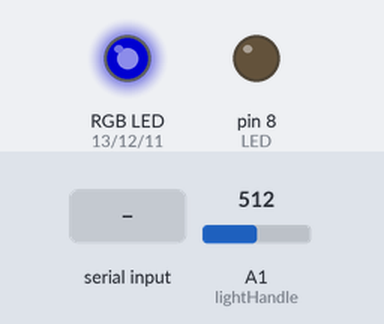
Recording of a sketch running on a simulated Arduino Mega 2560, built with avr-gcc and run on an emulated ATmega2560. On the bench: an RGB LED mixed from three pins (HIGH = lit), output pins drawn as LEDs (lit = HIGH). Inputs (shaded band) come from the test bench; at power-on: A1 (lightHandle) = 512. Dim RGB values are drawn brighter than linear.

Above: at 0.97 s.
1.3 s: "Light\n" received over the second serial link
At 1.9 s:
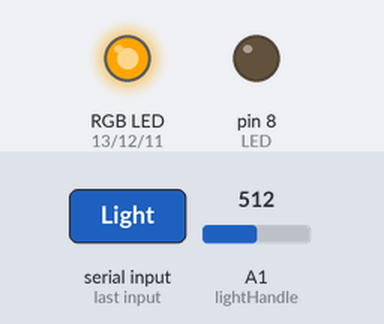
7.3 s: "Light\n" received over the second serial link
At 10.66 s:
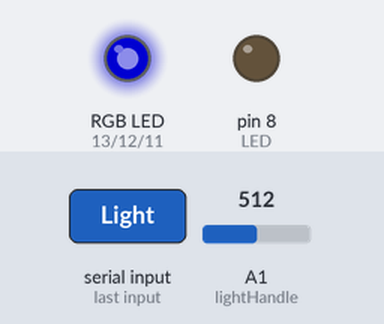
Timing chart, 0 to 16.3 s (numbered marks = the images above; inputs shaded):
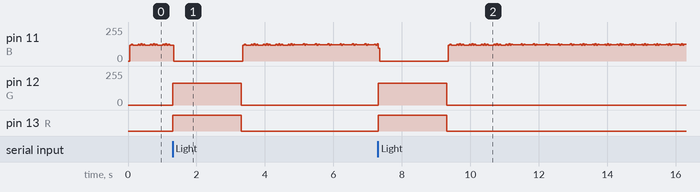

The sketch:

Arduino_Uno.ino
```cpp
#include<SoftwareSerial.h>
#include<Wire.h>
#include<LiquidCrystal_I2C.h>
#include<DHT.h>
#define DHTPIN 4
DHT dht(DHTPIN,DHT11);
#define WaterSensor 2
#define SensorIn A0
#define MoistureSensor A5
#define LED 8
#define R 13
#define G 12
#define B 11
char c;
String dataIn;
String res;
int light=0;
int MoistureValue;

void setup() {
  Serial.begin(57600);
  Serial3.begin(57600);
  pinMode(WaterSensor,OUTPUT);
  pinMode(LED,OUTPUT);
  pinMode(R,OUTPUT);
  pinMode(G,OUTPUT);
  pinMode(B,OUTPUT);
  dht.begin();
}

int waterLevel()
{
  digitalWrite(WaterSensor,HIGH);
  delay(20);
  int value=analogRead(SensorIn);
  digitalWrite(WaterSensor,LOW);
  return value;
  }


void WaterTopic()
  {
    int water=waterLevel();
    res="";
    res+=String(water)+"\n";
    Serial3.println(res);
  }


  void DHT11handle()
  {
    float h=dht.readHumidity();
    float t=dht.readTemperature();
    Serial.print("Humidity:");
    Serial.println(h);
    Serial.print("Temperature:");
    Serial.println(t);
    res="";
    res+=String(h)+" "+String(t)+" \n";
  }

void MoistureTopic()
{ int limit=300;
  MoistureValue=analogRead(MoistureSensor);
  if(MoistureValue<limit)
  {
    Serial3.println("No need water");
  }
  else
  {
    Serial3.println("Need Water");
  }
}

void RGB(int r,int g,int b)
{
  analogWrite(R,r);
  analogWrite(G,g);
  analogWrite(B,b);
}

 void lightHandle()
  {
   light=analogRead(A1);
   if(light<100)
   {
    res+=("Very bright");
    RGB(255,0,0);
   }
   else if(light<200)
   {
    res+=("Bright");
    RGB(0,0,255);
   }
   else if(light<500)
   {
    res+=("Light");
    RGB(60,179,113);
   }
   else if(light<800)
   {
    res+=("Dim");
    RGB(255,165,0);
   }
   else
   {
    res+=("Dark");
    RGB(106,90,205);
   }
   res+="\n";
   Serial3.println(res);
  }


String splitString(String s,String deli)
{
 int from=s.indexOf(deli);
 String result="";
 String type="";
 for(int i=0;i<from;i++)
 {
  type+=s[i];
 }
 for(int i=from+1;i<s.length();i++)
 {
  result+=s[i];
 }
 return result;
  }


void loop() {
while(Serial3.available()>0)
{
 c=Serial3.read();
  if(c=='\n')
  {
    break;
  }
  else
  {
    dataIn+=c;
  }
}
if(c=='\n')
{
String result=splitString(dataIn,":");
result.trim();
if(dataIn=="Light")
{
  lightHandle();
  delay(2000);
}
else if(dataIn=="Water")
{
  WaterTopic();
  delay(2000);
}
   c=0;
   dataIn="";
}
else
{
Serial.println(dataIn);
}
for(int i=0;i<255;i++)
{
  RGB(0,0,i);
  }
}
```

Measured:
- after the input at 1.3 s, pin 12 (G): 0/255 → 165/255 at once, → 0/255 2.0 s later; pin 13 (R): LOW → HIGH at once, → LOW 2.0 s later
- after the input at 7.3 s, pin 12 (G): 0/255 → 165/255 at once, → 0/255 2.0 s later; pin 13 (R): LOW → HIGH at once, → LOW 2.0 s later
